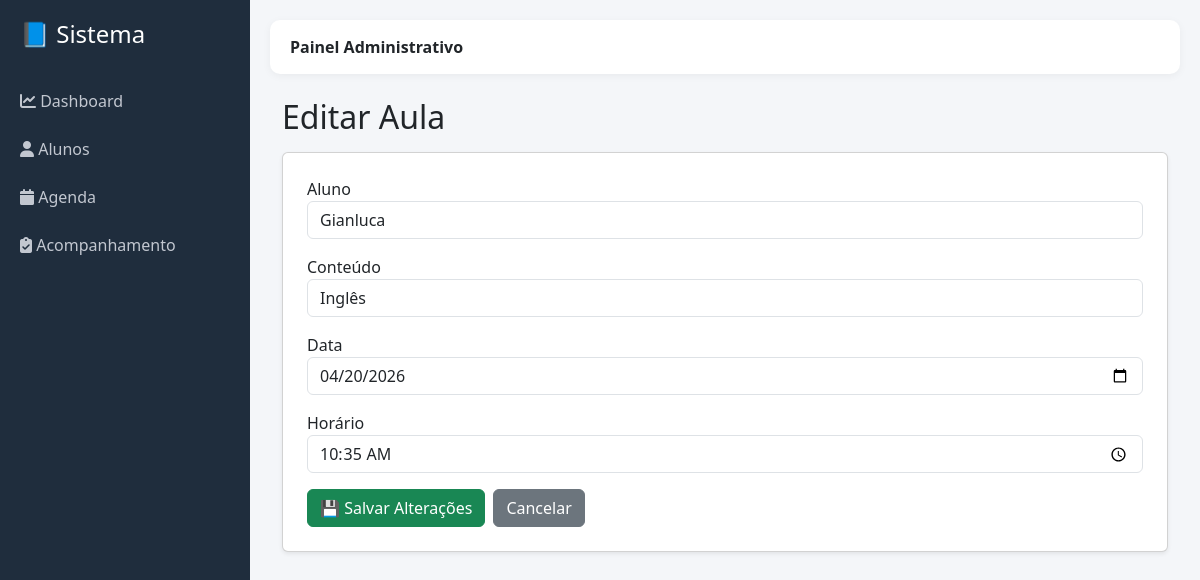
/editar_aula/14, run on the app's committed database.
### tables this page shows
CREATE TABLE aulas (
id INTEGER PRIMARY KEY AUTOINCREMENT,
aluno_id INTEGER,
conteudo_id INTEGER,
data TEXT,
horario TEXT,
observacoes TEXT
, compareceu INTEGER DEFAULT 0, nota REAL);

CREATE TABLE alunos (
id INTEGER PRIMARY KEY AUTOINCREMENT,
nome TEXT,
email TEXT,
telefone TEXT
);

CREATE TABLE conteudos (
id INTEGER PRIMARY KEY AUTOINCREMENT,
titulo TEXT,
descricao TEXT
);

### app.py (the view, shortened to what this page needs)
@app.route("/editar_aula/<int:id>", methods=["GET", "POST"])
def editar_aula(id):
    conn = conectar()
    aula = conn.execute("SELECT * FROM aulas WHERE id=?", (id,)).fetchone()
    alunos = conn.execute("SELECT id, nome FROM alunos").fetchall()
    conteudos = conn.execute("SELECT id, titulo FROM conteudos").fetchall()
    conn.close()
    return render_template("editar_aula.html",
                           aula=aula,
                           alunos=alunos,
                           conteudos=conteudos)

### app.py (called while the page is built)
def conectar():
    caminho = os.path.join(os.path.dirname(__file__), "database", "escola.db")
    conn = sqlite3.connect(caminho)
    conn.row_factory = sqlite3.Row
    return conn

### templates/editar_aula.html
{% extends "base.html" %}
{% block conteudo %}
<div class="container mt-4">
    <h2 class="mb-3">Editar Aula</h2>
    <div class="card p-4 shadow-sm">
        <form method="POST">
            {% if aula %}
            <div class="mb-3">
                <label>Aluno</label>
                <select name="aluno_id" class="form-control">
                    {% for aluno in alunos %}
                    <option value="{{ aluno['id'] }}"
                    {% if aluno['id'] == aula['aluno_id'] %} selected {% endif %}>
                        {{ aluno['nome'] }}
                    </option>
                    {% endfor %}
                </select>
            </div>
            <div class="mb-3">
                <label>Conteúdo</label>
                <select name="conteudo_id" class="form-control">
                    {% for conteudo in conteudos %}
                    <option value="{{ conteudo['id'] }}"
                    {% if conteudo['id'] == aula['conteudo_id'] %} selected {% endif %}>
                        {{ conteudo['titulo'] }}
                    </option>
                    {% endfor %}
                </select>
            </div>
            <div class="mb-3">
                <label>Data</label>
                <input type="date" name="data" class="form-control"
                       value="{{ aula['data'] }}">
            </div>
            <div class="mb-3">
                <label>Horário</label>
                <input type="time" name="horario" class="form-control"
                       value="{{ aula['horario'] }}">
            </div>
            <div class="d-flex gap-2">
                <button class="btn btn-success">
                    💾 Salvar Alterações
                </button>
                <a href="/agenda" class="btn btn-secondary">
                    Cancelar
                </a>
            </div>
            {% else %}
            <p class="text-danger">Aula não encontrada.</p>
            <a href="/agenda" class="btn btn-secondary">Voltar</a>
            {% endif %}
        </form>
    </div>
</div>
{% endblock %}

### templates/base.html (style rules this page uses)
body { background:#f4f6f9; }

### data on the page
aulas: aluno_id "Gianluca", conteudo_id "Inglês", data "04/20/2026", horario "10:35"
